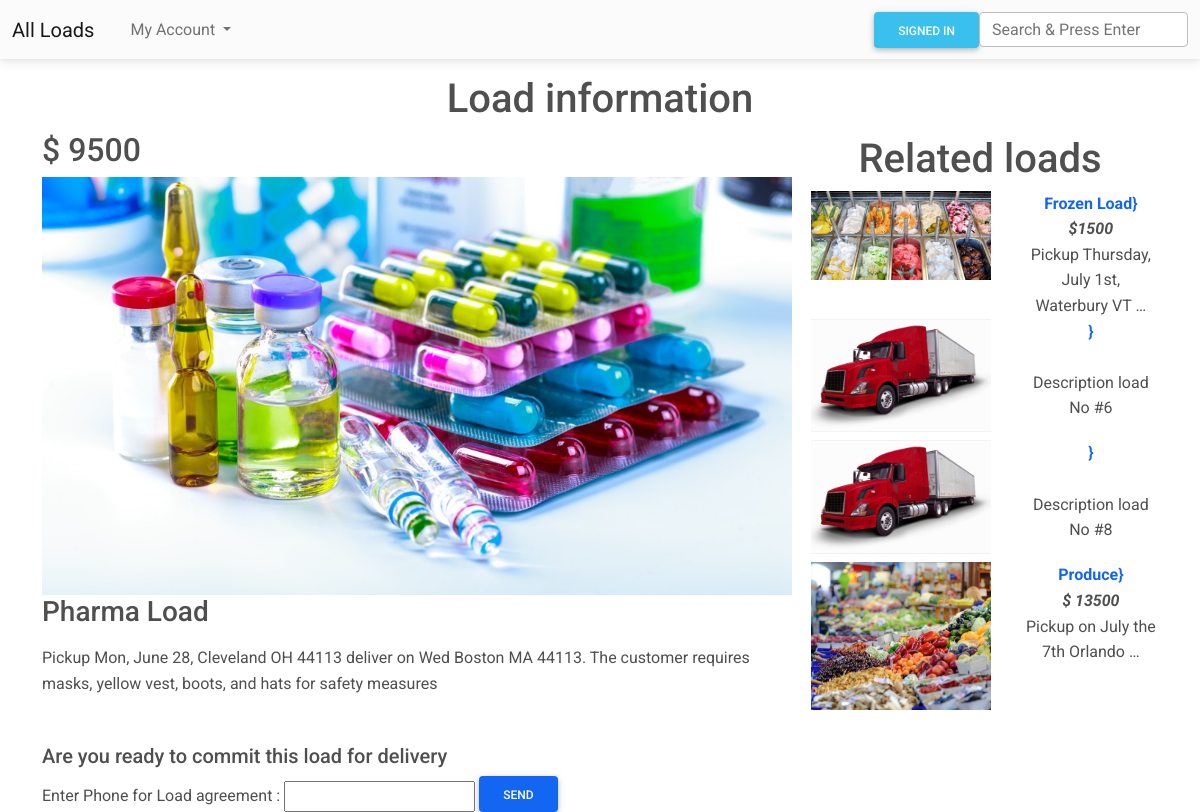
Page /load/2 on the earlier database version.
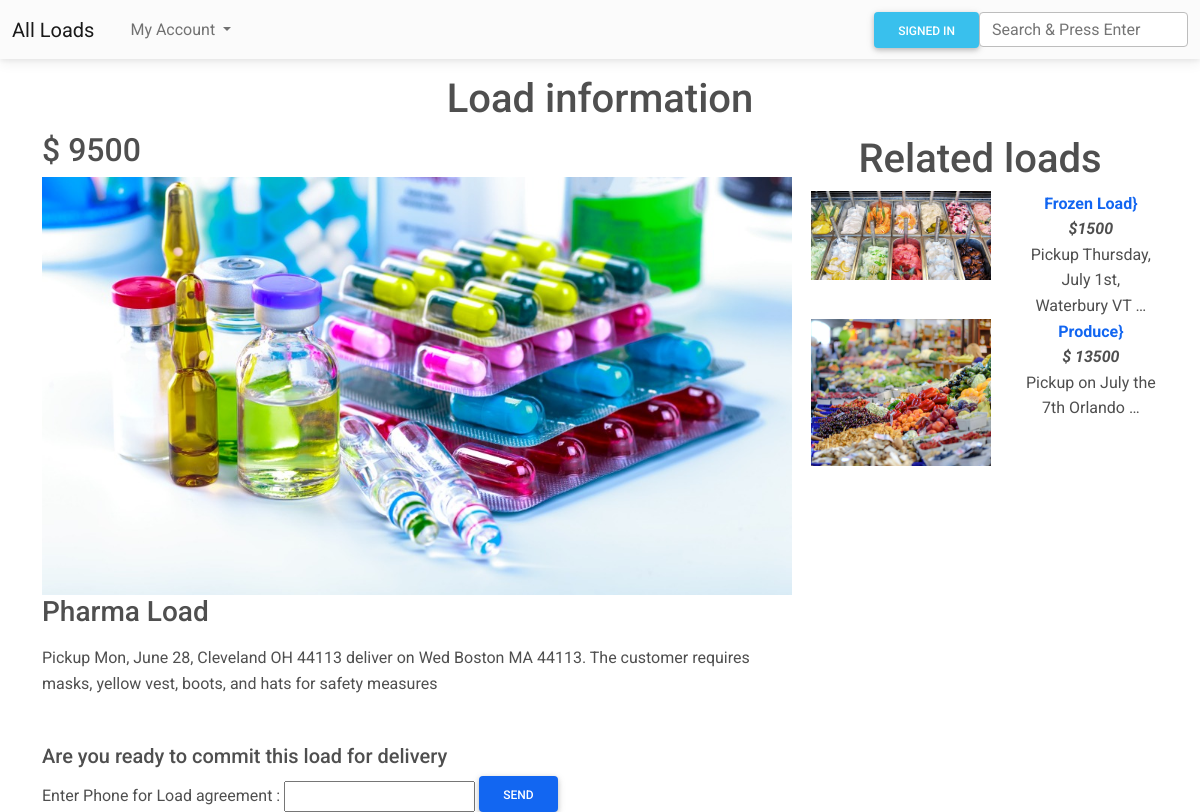
Same page on the later database version.
### blog/models.py (models this page shows, shortened)
class Load(models.Model):
    user = models.ForeignKey(User, on_delete=models.CASCADE, null=True)
    price = models.CharField(max_length=20)
    title = models.CharField(max_length=40)
    category = models.ForeignKey(Category, on_delete=models.CASCADE)
    desc = models.TextField()
    image = models.ImageField(null=True, blank=True)
    created_at = models.DateTimeField(auto_now_add=True)
    update_at = models.DateTimeField(auto_now = True)

### blog/views.py (the view)
# urls.py: path('load/<int:id_load>', detail, name="detail" ),
def detail(request, id_load):
    load=Load.objects.get(id=id_load)
    category = load.category
    loads_in_relation = Load.objects.filter(category =  category)[:6]
    return render(request, 'detail.html', {"load": load, "lir": loads_in_relation})

### blog/templates/detail.html (shortened to what this page needs)
{% extends 'base.html' %}
{% load static %}
{% block content %}
<h1 class="text-center mt-3">Load information</h1>
<div class="container">
    <div class="row">
        <div class="col-md-8">
            <h2>{{load.price}} </h2>
            <img src="{{load.image.url}}" alt="load-logo" style="max-width: 750px;">
            <h3>{{load.title}}</h3>
            <p class="mb-5 mt-3">{{load.desc}}</p>
            <div>
                <form action="" method="POST">
                    <h5>Are you ready to commit this load for delivery</h5>
                    Enter Phone for Load agreement : <input type="text" name="=myphone">
                    <button type="submit" class="btn btn-primary">Send</button>
                </form>
            </div>
        </div>
        <div class="col-md-4 text-center mt-1">
            <h1>Related loads</h1>
            <div class="row">
                {% for lds in lir %}
                {% if lds.id != load.id %}
                <div class="col-md-7 mb-2">
                    {% if lds.image != "http://default" %}
                    <a href="{% url 'detail' lds.id %}"><img src="{{ lds.image.url }}" alt="logo load image"
                            style="max-width: 180px;" /></a>
                    {% else %}
                    <a href="{% url 'detail' lds.id %}"> <img src="{% static 'img/logo1.jpg'  %}" alt="logo load image"
                            style="max-width: 180px;" /></a>
                    {% endif %}
                </div>
                <div class="col-5">
                    <a href="{% url 'detail' lds.id %}"><strong> {{lds.title |truncatewords:2}}} </strong> <br></a>
                    <strong><em>{{lds.price}}</em> <br></strong>
                    {{lds.desc |truncatewords:6}}
                </div>
                {% endif %}
                {% endfor %}
            </div>
        </div>
    </div>
</div>
{% endblock %}

Differences in the rows shown:
removed Load: desc "Description load No #6"
removed Load: desc "Description load No #8"
